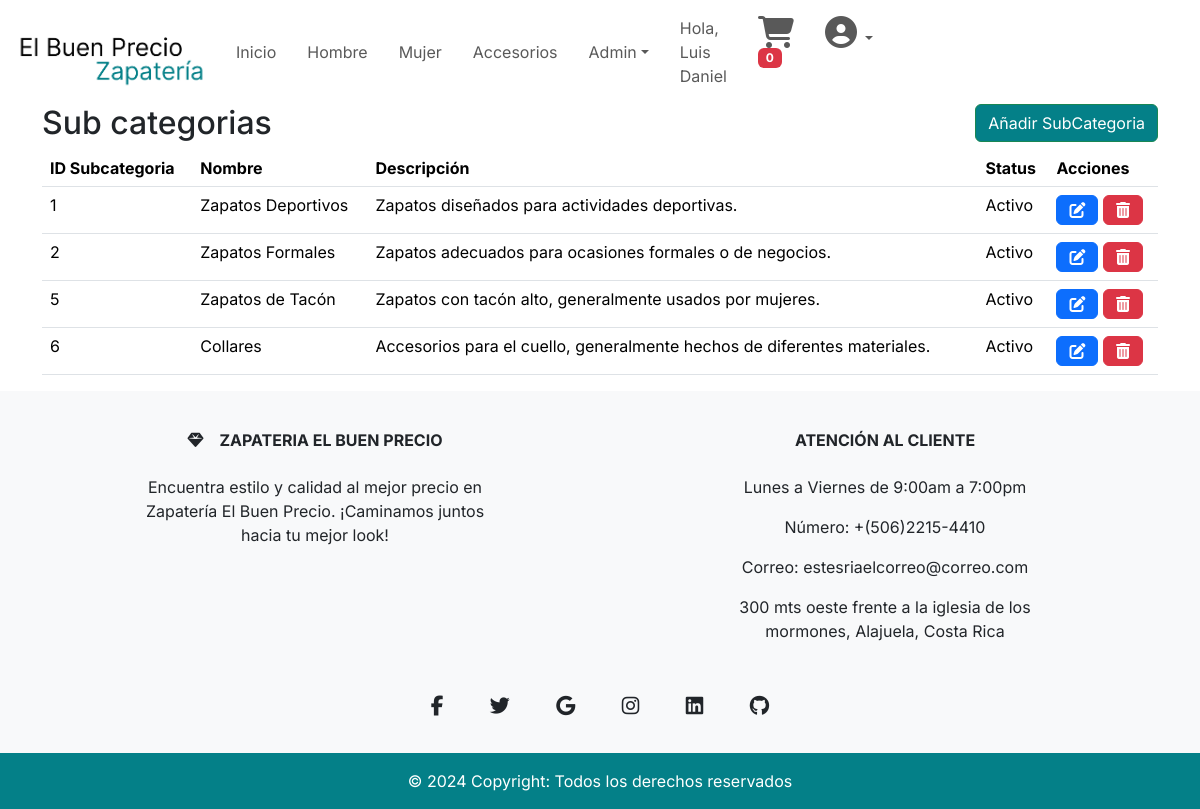
/subCategoria.php (signed in), run on the app's committed database.
### tables this page shows
CREATE TABLE `subcategoria` (
  `id_SubCategoria` int(11) NOT NULL,
  `nombre` varchar(50) NOT NULL,
  `descripcion` varchar(255) NOT NULL,
  `status` tinyint(1) NOT NULL
);

### DAL/subCategoriaCrud.php (called while the page is built, shortened)
<?php
include_once 'include/templates/header.php';
function getArray($sql) {
    try {
        $oConexion = conectarDb();
        if(mysqli_set_charset($oConexion, "utf8")){
            if(!$result = mysqli_query($oConexion, $sql)) {
                throw new Exception("Error en la consulta SQL: " . mysqli_error($oConexion));
            }
            $retorno = array();
            while ($row = mysqli_fetch_array($result)) {
                $retorno[] = $row;
            }
            return $retorno;
        }
    } catch (Exception $e) {
        echo $e->getMessage();
    } finally {
        Desconectar($oConexion);
    }
}
?>

### subCategoria.php (the view, shortened to what this page needs)
<?php
require_once "DAL/subCategoriaCrud.php";
$elSQL = "SELECT * FROM subcategoria";
$subCategorias = getArray($elSQL);
include_once 'include/templates/header.php';
?>
<main>
    <div class="container">
        <div style="float: right;">
            <a href="agregarSubCategoria.php">
                <button type="button" class="btn btn-success color-boton">Añadir SubCategoria</button>
            </a>
        </div>
        <div>
            <h2>Sub categorias</h2>
            <?php if (!empty($subCategorias)) : ?>
                <table class="table">
                    <thead>
                        <tr>
                            <th>ID Subcategoria</th>
                            <th>Nombre</th>
                            <th>Descripción</th>
                            <th>Status</th>
                            <th>Acciones</th>
                        </tr>
                    </thead>
                    <tbody>
                        <?php foreach ($subCategorias as $subCategoria) : ?>
                            <tr>
                                <td><?= $subCategoria['id_SubCategoria'] ?></td>
                                <td><?= $subCategoria['nombre'] ?></td>
                                <td><?= $subCategoria['descripcion'] ?></td>
                                <td><?= $subCategoria['status'] ? 'Activo' : 'Inactivo' ?></td>
                                <td>
                                    <a href="actualizarSubCategoria.php?id=<?= $subCategoria['id_SubCategoria'] ?>" class="btn btn-primary mr-1"><i class="fas fa-edit"></i></a>
                                    <form method="post" action="<?php echo $_SERVER['PHP_SELF']; ?>" style="display: inline;">
                                        <button type="submit" class="btn btn-danger" onclick="return confirm('¿Está seguro de que desea eliminar esta subcategoria?');">
                                            <i class="fas fa-trash-alt"></i>
                                        </button>
                                    </form>
                                </td>
                            </tr>
                        <?php endforeach; ?>
                    </tbody>
                </table>
            <?php else : ?>
                <p>No hay registros de subcategorias.</p>
            <?php endif; ?>
        </div>
    </div>
</main>
<?php
include_once 'include/templates/footer.php';
?>

### css/styles.css (style rules this page uses)
* { font-family: "Inter", sans-serif; font-optical-sizing: auto; }
.color-boton { background-color: var(--principal); }

### data on the page
subcategoria: id_SubCategoria "1", nombre "Zapatos Deportivos", descripcion "Zapatos diseñados para actividades deportivas.", status "Activo"
subcategoria: id_SubCategoria "2", nombre "Zapatos Formales", descripcion "Zapatos adecuados para ocasiones formales o de negocios.", status "Activo"
subcategoria: id_SubCategoria "5", nombre "Zapatos de Tacón", descripcion "Zapatos con tacón alto, generalmente usados por mujeres.", status "Activo"
subcategoria: id_SubCategoria "6", nombre "Collares", descripcion "Accesorios para el cuello, generalmente hechos de diferentes materiales.", status "Activo"

### other printed values
$_SESSION['nombre'] "Luis Daniel"
$cantidadCarrito "0"
